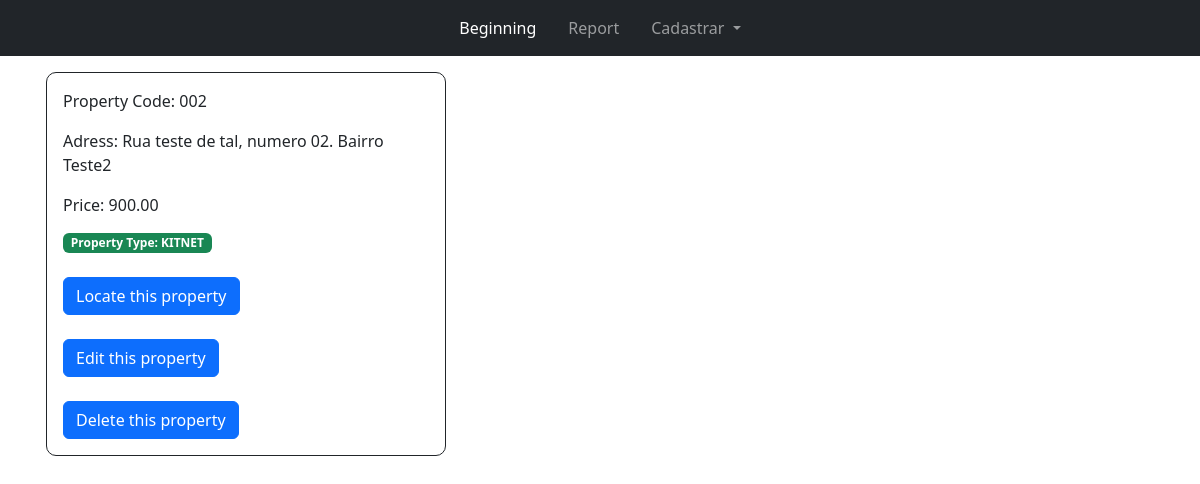
Before: / with the older database file.
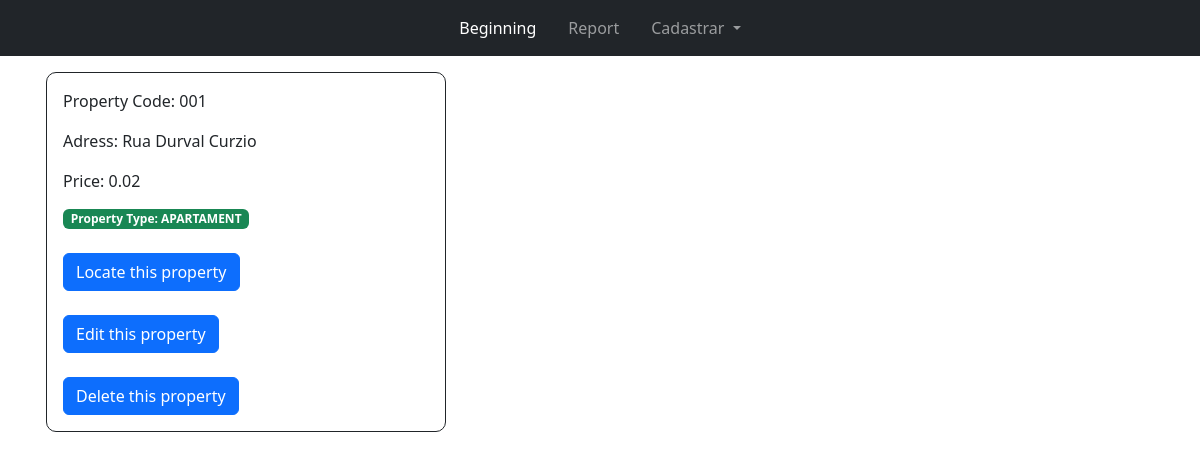
After: the same page with the newer database file.
### app/models.py (models this page shows, shortened)
class Property(models.Model):
    address = models.CharField(max_length=200)
    code = models.CharField(max_length=50)
    is_locate = models.BooleanField(default=False)
    price = models.DecimalField(max_digits=6, decimal_places=2)
    type_item = models.CharField(max_length=50, choices=TypeProperty.choices)
    class Meta:
        verbose_name = 'Property'
        verbose_name_plural = 'Properties'
        ordering = ['-id']

### app/views.py (the view)
# urls.py: path('', app.views.list_location, name='list_locationn'),
def list_location(request):
    properties = Property.objects.filter(is_locate=False)
    context = {'properties': properties}
    return render(request, 'list_location.html', context)

### app/templates/list_location.html (shortened to what this page needs)
{% extends 'base.html' %}
{% block content %}
<div class="container">
    <div class="cards">
        {% for property in properties %}
        <div class="card-item h-100">
            <div class="card-body p-3">
                <p>Property Code: {{property.code}}</p>
                <p>Adress: {{property.address}}</p>
                <p>Price: {{property.price}}</p>
                <div class="d-flex justify-content-between align-items-center">
                    <div class="badge bg-success">Property Type: {{property.type_item}}</div>
                </div>
                <br>
                <div>
                   <a href="{% url 'location-create' property.id %}" class="btn btn-primary">Locate this property</a>
                </div>
                <br>
                <div>
                   <a href="{% url 'edit_property' property.id %}" class="btn btn-primary">Edit this property</a>
                </div>
                <br>
                <div>
                   <a href="{% url 'delete_property' property.id %}" class="btn btn-primary">Delete this property</a>
                </div>
            </div>
        </div>
        {% endfor %}
    </div>
</div>
{% endblock %}

Changed rows visible on the page:
removed Property: code "002", address "Rua teste de tal, numero 02. Bairro Teste2", price "900.00", type_item "KITNET"
added Property: code "001", address "Rua Durval Curzio", price "0.02", type_item "APARTAMENT"
